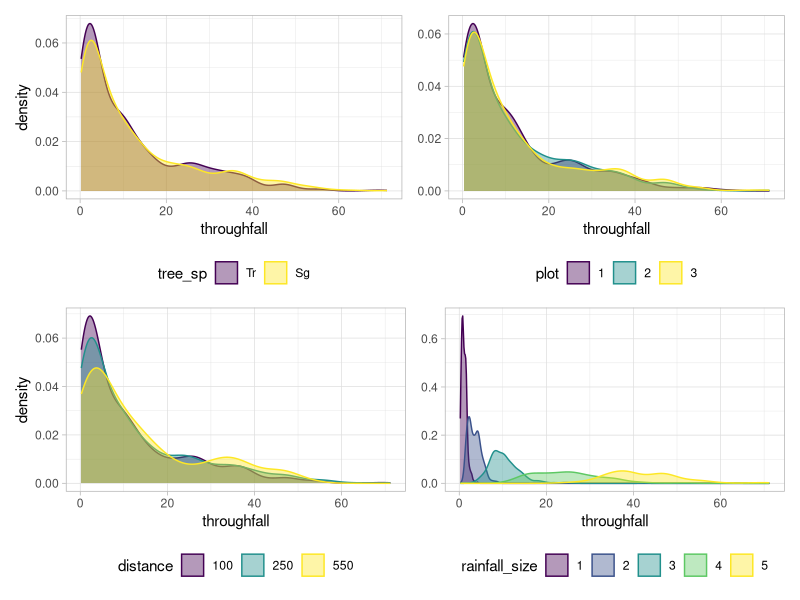
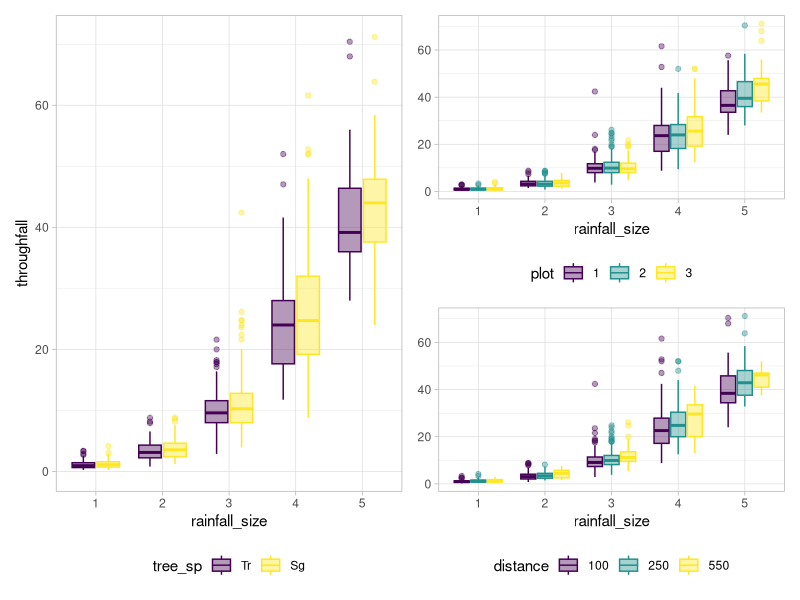
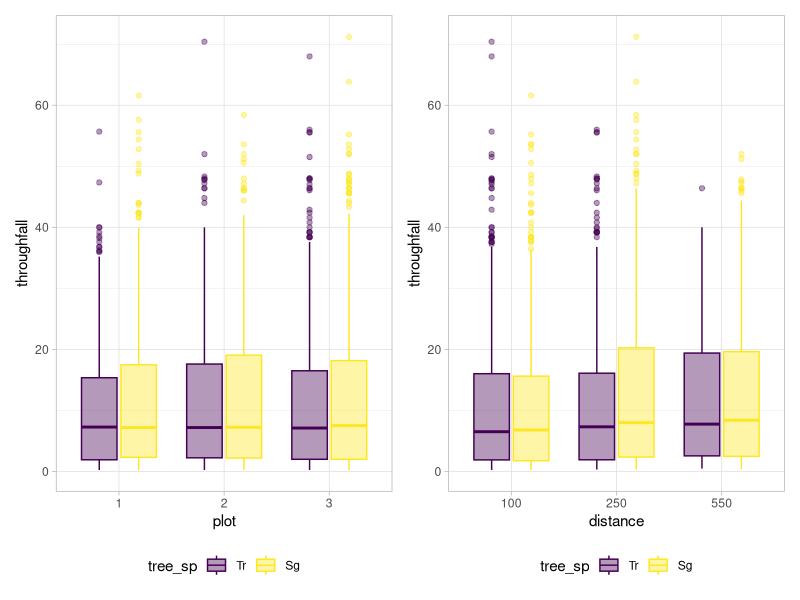
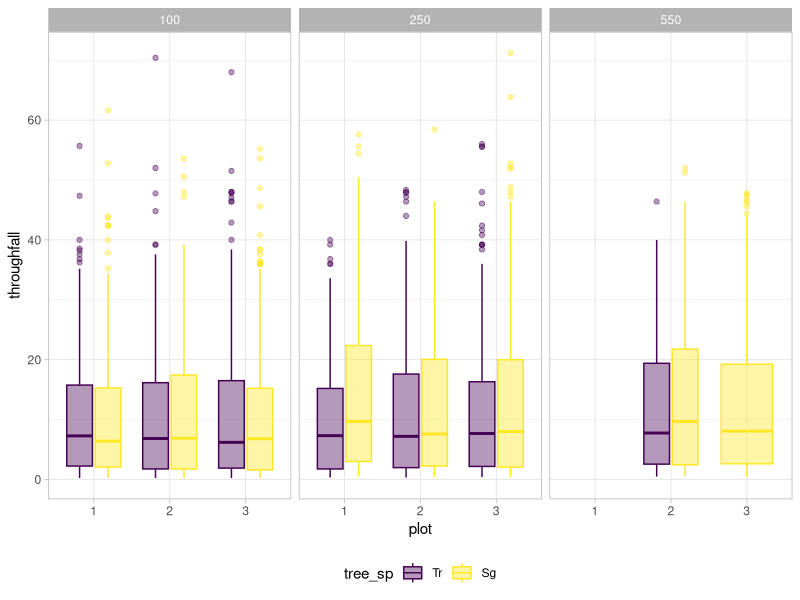
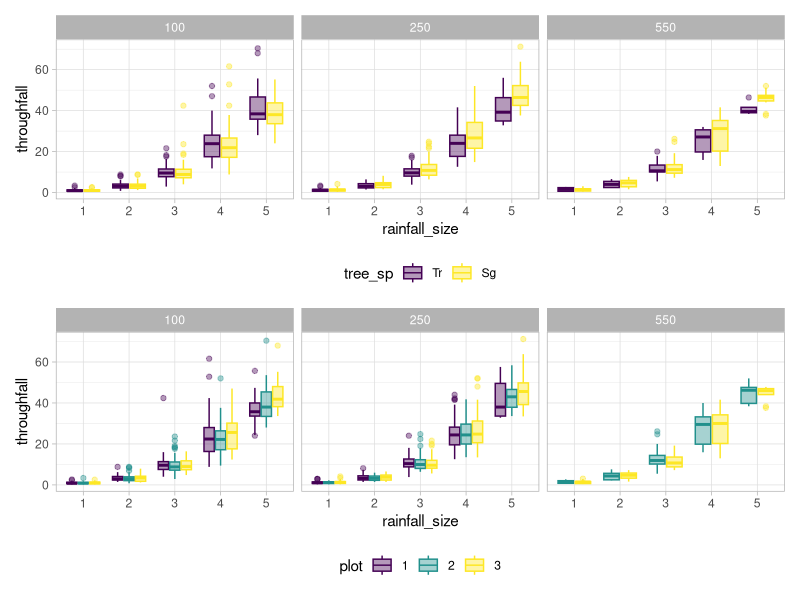
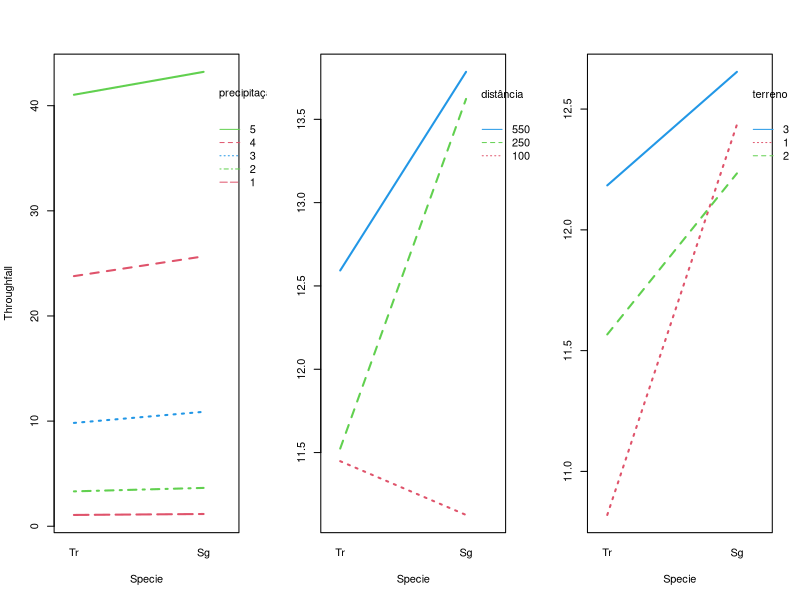
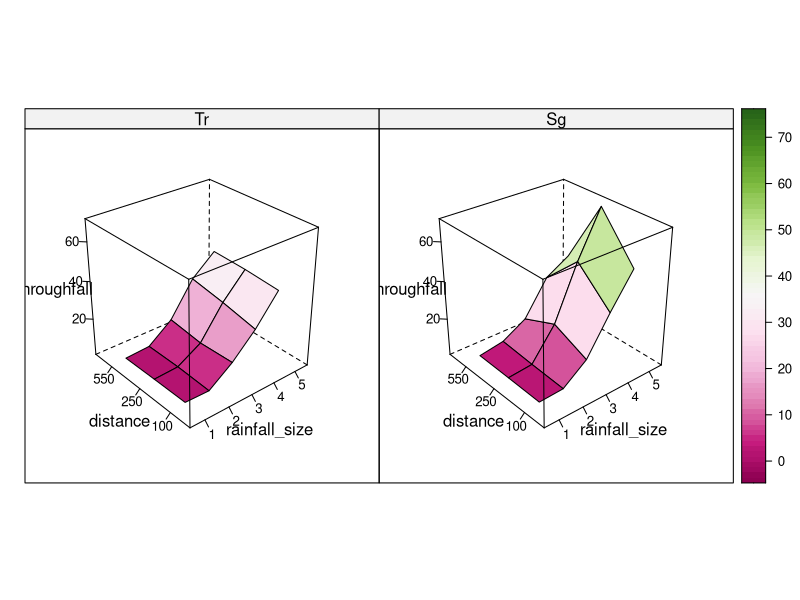
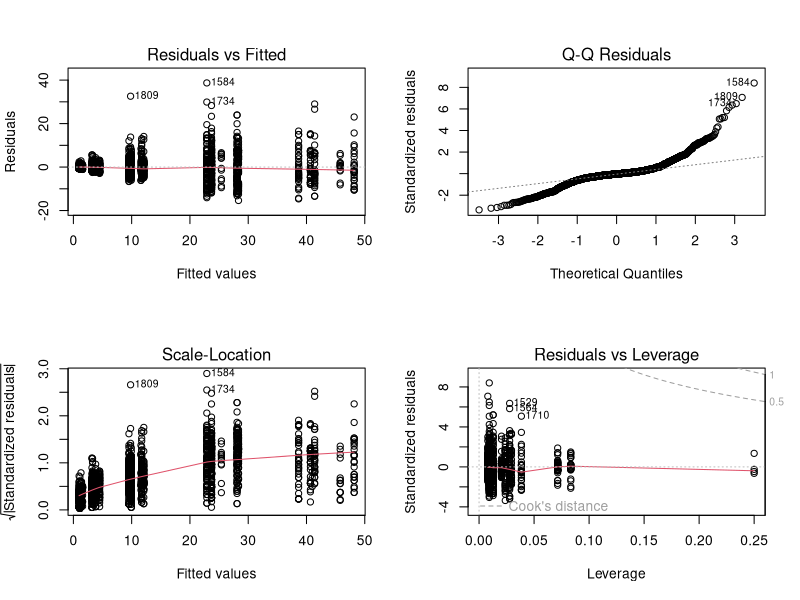

Here is the R script that generated these plots, in order:
## ---- chunk 1
knitr::opts_chunk$set(echo = TRUE, fig.align = 'center', message = FALSE, warning = FALSE, out.width = "80%")

library(tidyverse)
library(patchwork)

theme_set(ggplot2::theme_light())
## ---- chunk 2
dados <- readr::read_table("Tree_throughfall.txt")[,1:11]
colnames(dados) <- c("date", "pluviometro", "plot", "distance", "tree_sp", "tree_number", "rainfall", "rainfall_size", "throughfall", "interception", "lai")
dados <- dados %>% 
  transform(date = as.Date(date, format = "%d/%m/%Y"),
         plot = as.factor(plot),
         rainfall_size = as.factor(rainfall_size),
         tree_sp = as.factor(tree_sp),
         tree_number = as.factor(tree_number),
         distance = as.factor(distance)) %>% 
  mutate(tree_sp = case_when(tree_sp == 1 ~ "Tr", tree_sp == 2 ~ "Sg"))

dados$tree_sp <- factor(dados$tree_sp, levels = c("Tr","Sg"))
# glimpse(dados)
## ---- chunk 3
p8 <- dados %>% 
  ggplot(aes(throughfall)) + 
  geom_density(aes(color = tree_sp, fill = tree_sp), alpha = 0.4) + 
  scale_fill_viridis_d() +
  scale_color_viridis_d() +
  theme(legend.position = "bottom")

p9 <- dados %>%
  ggplot(aes(throughfall)) +
  geom_density(aes(color = plot, fill = plot), alpha = 0.4) +
  scale_fill_viridis_d() +
  labs(y = NULL) +
  scale_color_viridis_d() +
  theme(legend.position = "bottom")

p10 <- dados %>%
  ggplot(aes(throughfall)) +
  geom_density(aes(color = distance, fill = distance), alpha = 0.4) +
  scale_fill_viridis_d() +
  scale_color_viridis_d() +
  theme(legend.position = "bottom")
p11 <- dados %>%
  ggplot(aes(throughfall)) +
  geom_density(aes(color = rainfall_size, fill = rainfall_size), alpha = 0.4) +
  scale_fill_viridis_d() +
  labs(y = NULL) +
  scale_color_viridis_d() +
  theme(legend.position = "bottom")

(p8|p9)/(p10|p11)

## ---- chunk 4
p1 <- dados %>% 
  ggplot(aes(rainfall_size, throughfall, color = tree_sp, fill = tree_sp)) + 
  geom_boxplot(alpha = 0.4) + 
  scale_fill_viridis_d() +
  scale_color_viridis_d() +
  theme(legend.position = "bottom")

p2 <- dados %>% 
  ggplot(aes(rainfall_size, throughfall, color = plot, fill = plot)) + 
  geom_boxplot(alpha = 0.4) +  
  labs(y = NULL) +
  scale_fill_viridis_d() +
  scale_color_viridis_d() +
  theme(legend.position = "bottom")

p3 <- dados %>% 
  ggplot(aes(rainfall_size, throughfall, color = distance, fill = distance)) + 
  geom_boxplot(alpha = 0.4) +  
  labs(y = NULL) +
  scale_fill_viridis_d() +
  scale_color_viridis_d() +
  theme(legend.position = "bottom")

p1|p2/p3
## ---- chunk 5
p4 <- dados %>% 
  ggplot(aes(plot, throughfall, color = tree_sp, fill = tree_sp)) + 
  geom_boxplot(alpha = 0.4) + 
  scale_fill_viridis_d() +
  scale_color_viridis_d() +
  theme(legend.position = "bottom")

p5 <- dados %>% 
  ggplot(aes(distance, throughfall, color = tree_sp, fill = tree_sp)) + 
  geom_boxplot(alpha = 0.4) + 
  scale_fill_viridis_d() +
  scale_color_viridis_d() +
  theme(legend.position = "bottom")

p4|p5
## ---- chunk 6
dados %>% 
  ggplot(aes(plot, throughfall, color = tree_sp, fill = tree_sp)) + 
  geom_boxplot(alpha = 0.4) + 
  facet_wrap(~distance) +
  scale_fill_viridis_d() +
  scale_color_viridis_d() +
  theme(legend.position = "bottom")
## ---- chunk 7
p6 <- dados %>% 
  ggplot(aes(rainfall_size, throughfall, color = tree_sp, fill = tree_sp)) + 
  geom_boxplot(alpha = 0.4) + 
  facet_wrap(~distance) +
  scale_fill_viridis_d() +
  scale_color_viridis_d() +
  theme(legend.position = "bottom")

p7 <- dados %>% 
  ggplot(aes(rainfall_size, throughfall, color = plot, fill = plot)) + 
  geom_boxplot(alpha = 0.4) + 
  facet_wrap(~distance) +
  scale_fill_viridis_d() +
  scale_color_viridis_d() +
  theme(legend.position = "bottom")

p6/p7
## ---- chunk 8
par(mfrow=c(1,3))
interaction.plot(dados$tree_sp, dados$rainfall_size, dados$throughfall, legend=T, col=2:4, lwd=2, xlab = "Specie", ylab = "Throughfall",data=dados,trace.label = "precipitação",type="l")
interaction.plot(dados$tree_sp, dados$distance, dados$throughfall, legend=T, col=2:4, lwd=2, xlab = "Specie", ylab = "" ,trace.label="distância",type="l")
interaction.plot(dados$tree_sp, dados$plot, dados$throughfall, legend=T, col=2:4, lwd=2, xlab = "Specie", ylab = "" ,trace.label="terreno",type="l")
## ---- chunk 9
colr <- RColorBrewer::brewer.pal(11, "PiYG")
colr <- colorRampPalette(colr, space = "rgb")
lattice::wireframe(throughfall ~  rainfall_size + distance | tree_sp, data = dados, drape = TRUE, type = "on",scales = list(arrows = FALSE),col.regions = colr(100))
## ---- chunk 10
fit <- aov(throughfall ~ tree_sp*rainfall_size*distance, data = dados)
par(mfrow = c(2, 2))
plot(fit)
## ---- chunk 11
fit_plot <- aov(throughfall ~ tree_sp/(rainfall_size*distance), data = dados)
## ---- chunk 12
summary(fit_plot, split=list("tree_sp:rainfall_size" = list(
  "tree_spTr"= grep("tree_spTr", names(coef(fit_plot)[3:10])), 
  "tree_spSg"= grep("tree_spSg", names(coef(fit_plot)[3:10]))), 
  "tree_sp:distance" = list("tree_spTr"= grep("tree_spTr", names(coef(fit_plot)[11:14])), 
                            "tree_spSg"= grep("tree_spSg", names(coef(fit_plot)[11:14])))))
